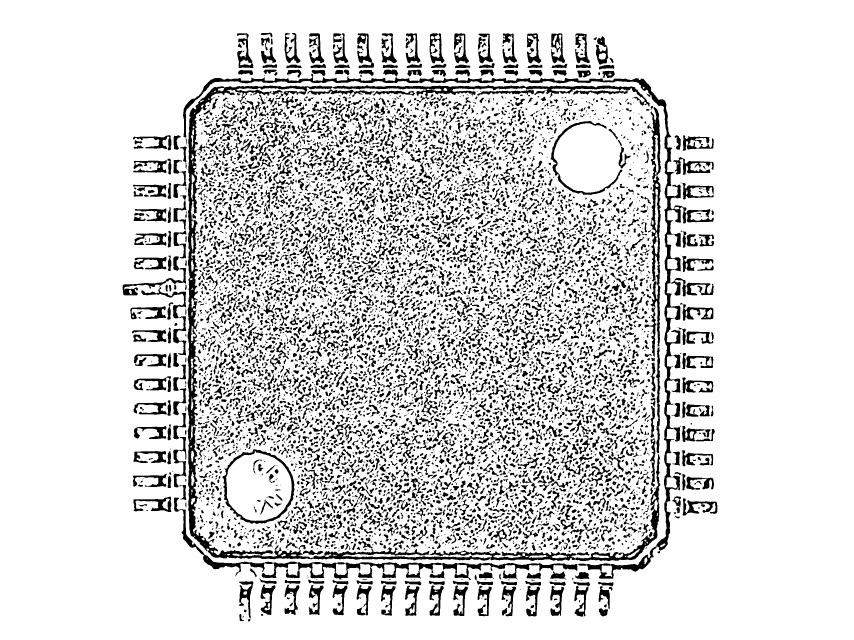
#> input picture Intermediate_steps/002_img1_bw.png, 2560 x 1920 px (shown at 1/3 size)
$ python -i read_ic_text.py   (imports and definitions only)
#> lines starting #> are read from the running program, lines starting #| are printed output that depends on the picture; after the words box and inside, x2 and y2 are one past the last pixel; in counts of white or black regions, pixels touching at a corner belong together
from pathlib import Path
from PIL import Image
import numpy as np
import cv2
import easyocr


def crop(img):
    if isinstance(img, (str, Path)):
        img = Image.open(img)
    elif isinstance(img, np.ndarray):
        img = Image.fromarray(cv2.cvtColor(img, cv2.COLOR_BGR2RGB))


    arr = np.array(img)
    # Convert to grayscale
    gray = np.mean(arr, axis=2)

    # Find dark region
    mask = gray < 50

    # Bounding box in ORIGINAL coords
    coords = np.column_stack(np.where(mask))
    ymin, xmin = coords.min(axis=0)
    ymax, xmax = coords.max(axis=0)

    bbox = (xmin, ymin, xmax, ymax)  # (left, top, right, bottom)
    cropped_img = img.crop(bbox)     # PIL Image

    return cropped_img, bbox


def rgb_to_cmyk(image):
    if isinstance(image, Image.Image):
        img = np.asarray(image).astype(np.float32) / 255.0
    else:
        img = image.astype(np.float32) / 255.0

    # Assume img is RGB (from PIL)
    r = img[..., 0]
    g = img[..., 1]
    b = img[..., 2]

    # CMY
    c = 1 - r
    m = 1 - g
    y = 1 - b

    # Key (black)
    k = np.minimum(np.minimum(c, m), y)

    denom = 1 - k
    denom[denom == 0] = 1  # avoid division by zero

    c = (c - k) / denom
    m = (m - k) / denom
    y = (y - k) / denom

    C = (c * 255).astype(np.uint8)
    M = (m * 255).astype(np.uint8)
    Y = (y * 255).astype(np.uint8)
    K = (k * 255).astype(np.uint8)

    return C, M, Y, K


def mult_cmy(C, M, Y):
    C_f = C.astype(np.float32)
    M_f = M.astype(np.float32)
    Y_f = Y.astype(np.float32)

    # mimic your previous logic: invert Y then multiply
    Y_inv = 255.0 - Y_f

    multiplied = np.clip(C_f * M_f * Y_inv, 0, 255).astype(np.uint8)

    kernel = np.ones((7, 7), np.float32) / 25
    gray_blurred = cv2.filter2D(multiplied, -1, kernel)

    return gray_blurred  # uint8 2D


def clean_gray(img):
    _, binary = cv2.threshold(img, 250, 255, cv2.THRESH_BINARY_INV)

    num_labels, labels, stats, centroids = cv2.connectedComponentsWithStats(
        binary, connectivity=8
    )

    min_area = 250
    mask = np.zeros_like(binary, dtype=np.uint8)

    for label in range(1, num_labels):
        area = stats[label, cv2.CC_STAT_AREA]
        if area >= min_area:
            mask[labels == label] = 255

    cleaned = img.copy()
    cleaned[mask == 0] = 255

    return cleaned  # uint8 2D


def multiply_image(img, factor=1.0, target_short_side=256):
    multiplied = np.clip(img.astype(np.float32) * factor, 0, 255).astype(np.uint8)

    h, w = multiplied.shape[:2]

    if h < w:
        new_h = target_short_side
        scale = new_h / h
        new_w = int(w * scale)
    else:
        new_w = target_short_side
        scale = new_w / w
        new_h = int(h * scale)

    resized = cv2.resize(multiplied, (new_w, new_h), interpolation=cv2.INTER_AREA)
    return resized  # uint8 2D


# [63 lines left out: functions bbox_to_rect, iou, clean_text, merge_by_iou_keep_best, not called in this run]


def ocr_on_img(
    gray_cln_shrink: np.ndarray,
    original_path: str,
    crop_bbox,
    iou_thresh: float = 0.5
):
    if isinstance(original_path, (str, Path)):
        original_path = Path(original_path)
        img_original = cv2.imread(str(original_path))
    else:
        img_original = original_path.copy()
        original_path = None

    # Shapes
    h_s, w_s = gray_cln_shrink.shape[:2]  # shrinked chip
    # cropped chip size:
    xmin_c, ymin_c, xmax_c, ymax_c = crop_bbox
    crop_w = xmax_c - xmin_c
    crop_h = ymax_c - ymin_c

    # Scale shrinked → cropped chip
    scale_x_crop = crop_w / w_s
    scale_y_crop = crop_h / h_s

    # EasyOCR reader
    reader = easyocr.Reader(['en','af','bs','cs','cy','da','de','es','et','fr','ga','hr','hu',
        'id','is','it','la','lt','lv','mi','ms','mt','nl','no','oc','pl',
        'pt','ro','sk','sl','sq','sv','sw','tl','tr','uz','vi','rs_latin'
    ], gpu=False)


    raw = reader.readtext(
        gray_cln_shrink,
        detail=1,
        canvas_size=1280,
        mag_ratio=1.0
    )

    detections = []

    for (bbox, text, conf) in raw:
        t = clean_text(text)

        # bbox in shrinked back to cropped chip coords
        bbox_crop = [[p[0] * scale_x_crop, p[1] * scale_y_crop] for p in bbox]

        # cropped chip back to original coords via crop bbox offset
        xmin0, ymin0, _, _ = crop_bbox
        bbox_orig = [[p[0] + xmin0, p[1] + ymin0] for p in bbox_crop]
        rect_orig = bbox_to_rect(bbox_orig)

        detections.append({
            "rect": rect_orig,
            "bbox_poly": bbox_orig,
            "text": t,
            "conf": float(conf)
        })

    best = merge_by_iou_keep_best(detections, iou_thresh=iou_thresh)


    annotated = img_original.copy()

    for d in best:
        x1, y1, x2, y2 = map(int, d["rect"])
        cv2.rectangle(annotated, (x1, y1), (x2, y2), (0, 255, 0), 1)

        label = f"{d['text']}"
        text_y = y1 - 4
        if text_y < 10:
            text_y = y1 + 15

        cv2.putText(
            annotated, label, (x1, text_y),
            cv2.FONT_HERSHEY_SIMPLEX, 0.60,
            (0, 255, 0), 2,
            cv2.LINE_AA
        )

    print("Detections:")
    for d in best:
        print(d["text"], d["conf"])

    return annotated


def read_ic_text(img):

    # 1) Crop dark chip from original, keep bbox to map back later
    cropped_chip, crop_bbox = crop(img)

    # 2) Convert cropped chip to CMYK
    C, M, Y, _ = rgb_to_cmyk(cropped_chip)

    # 3) Multiply CMY channels and blur
    gray = mult_cmy(C, M, Y)

    # 4) Remove small noise
    gray_cln = clean_gray(gray)

    # 5) Multiply and resize → gray_cln_shrink
    gray_cln_shrink = multiply_image(gray_cln, factor=1.0)


    # 7) OCR on gray_cln_shrink and annotate ORIGINAL args.input
    annotated_img = ocr_on_img(
        gray_cln_shrink=gray_cln_shrink,
        original_path=img,
        crop_bbox=crop_bbox,
        iou_thresh=0.3
    )

    return annotated_img

>>> import cv2
>>> picture = cv2.imread('Intermediate_steps/002_img1_bw.png')
#> picture is the input picture: shape (1920, 2560, 3); 84.7% white; 7770 black regions (2665 under 20 px), largest, box (x1, y1, x2, y2) and area: (562, 256, 1981, 1683) 68082, (549, 209, 2059, 1736) 39221, (522, 1493, 1732, 1741) 18892
>>> result = read_ic_text(picture)
#> in crop, `mask = gray < 50`:
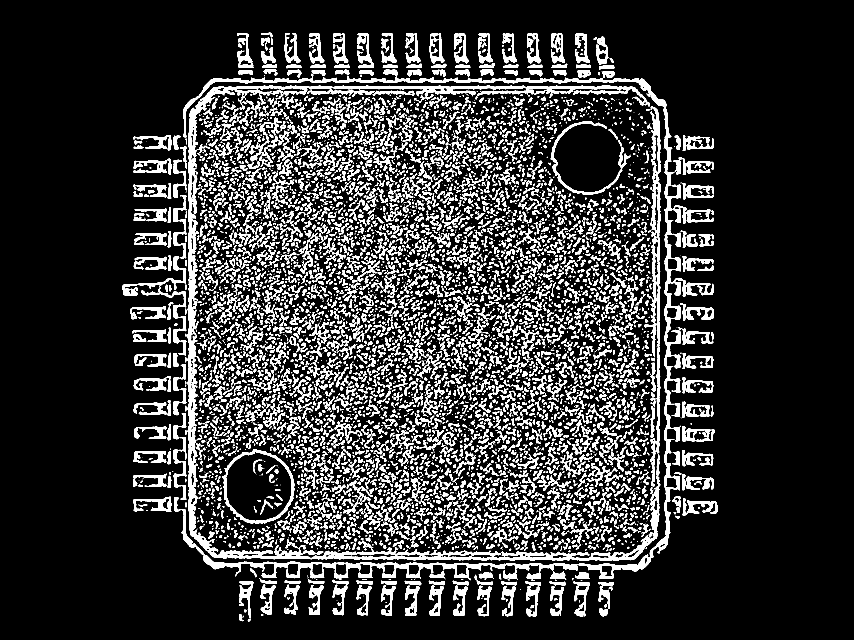
#> mask: shape (1920, 2560) bool (shown at 1/3 size); 15.3% white; 7770 white regions (2665 under 20 px), largest, box (x1, y1, x2, y2) and area: (562, 256, 1981, 1683) 68082, (549, 209, 2059, 1736) 39221, (522, 1493, 1732, 1741) 18892
#> in crop, `coords = np.column_stack(np.where(mask))`: coords = 751690 pairs, first value 98 to 1863, second value 368 to 2151
#> in crop, `ymin, xmin = coords.min(axis=0)`: ymin = 98; xmin = 368
#> in crop, `ymax, xmax = coords.max(axis=0)`: ymax = 1863; xmax = 2151
#> in crop, `bbox = (xmin, ymin, xmax, ymax)`: bbox = (368, 98, 2151, 1863)
#> in crop, `cropped_img = img.crop(bbox)`:
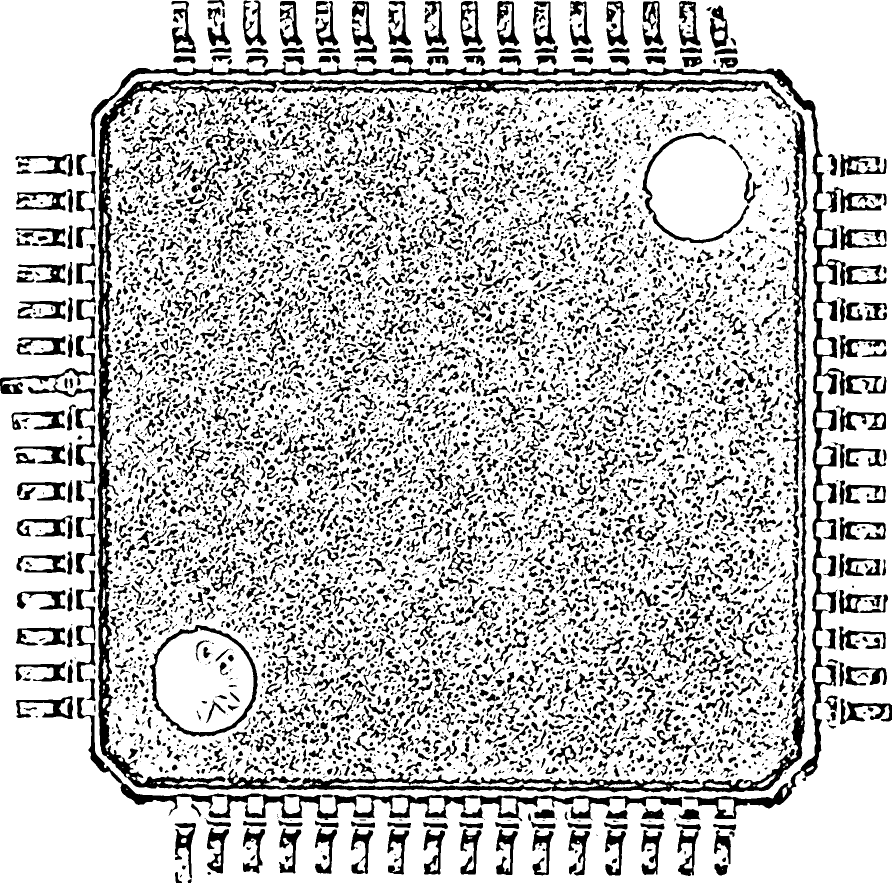
#> cropped_img: PIL image 1783x1765 RGB (shown at 1/2 size); 76.1% white; 7770 black regions (2665 under 20 px), largest, box (x1, y1, x2, y2) and area: (194, 158, 1613, 1585) 68082, (181, 111, 1691, 1638) 39221, (154, 1395, 1364, 1643) 18892
#> in rgb_to_cmyk, `denom[denom == 0] = 1`: denom: shape (1765, 1783) float32; every value is 1
#> in rgb_to_cmyk, `c = (c - k) / denom`: c: shape (1765, 1783) float32; every value is 0
#> in rgb_to_cmyk, `C = (c * 255).astype(np.uint8)`: C: shape (1765, 1783); every value is 0
#> in mult_cmy, `Y_inv = 255.0 - Y_f`: Y_inv: shape (1765, 1783) float32; every value is 255
#> in clean_gray, `_, binary = cv2.threshold(img, 250, 255, cv2.THRESH_BINARY_INV)`: binary: shape (1765, 1783); every value is 255
#> in clean_gray, `num_labels, labels, stats, centroids = cv2.connectedComponentsWithStat..`: labels: shape (1765, 1783) int32; every value is 1
#> in clean_gray, `num_labels, labels, stats, centroids = cv2.connectedComponentsWithStat..`: num_labels = 2; stats = [[-1, 2147483647, 0, 0, 0], [0, 0, 1783, 1765, 3146995]]; centroids = [[nan, nan], [891, 882]]
#> the loop in clean_gray, `for label in range(1, num_labels):` made 1 pass
#> area on pass 1: 3146995
#> in multiply_image, `resized = cv2.resize(multiplied, (new_w, new_h), interpolation=cv2.INT..`: resized: shape (256, 258); every value is 0
#> in ocr_on_img, `xmin_c, ymin_c, xmax_c, ymax_c = crop_bbox`: xmin_c = 368; ymin_c = 98; xmax_c = 2151; ymax_c = 1863
#> in ocr_on_img, `crop_w = xmax_c - xmin_c`: crop_w = 1783
#> in ocr_on_img, `crop_h = ymax_c - ymin_c`: crop_h = 1765
#> in ocr_on_img, `scale_x_crop = crop_w / w_s`: scale_x_crop = 6.91
#> in ocr_on_img, `scale_y_crop = crop_h / h_s`: scale_y_crop = 6.89
#> (the run stopped early here; a loop or call above may not have finished)

$ run again, on Intermediate_steps/003_img2_body.png
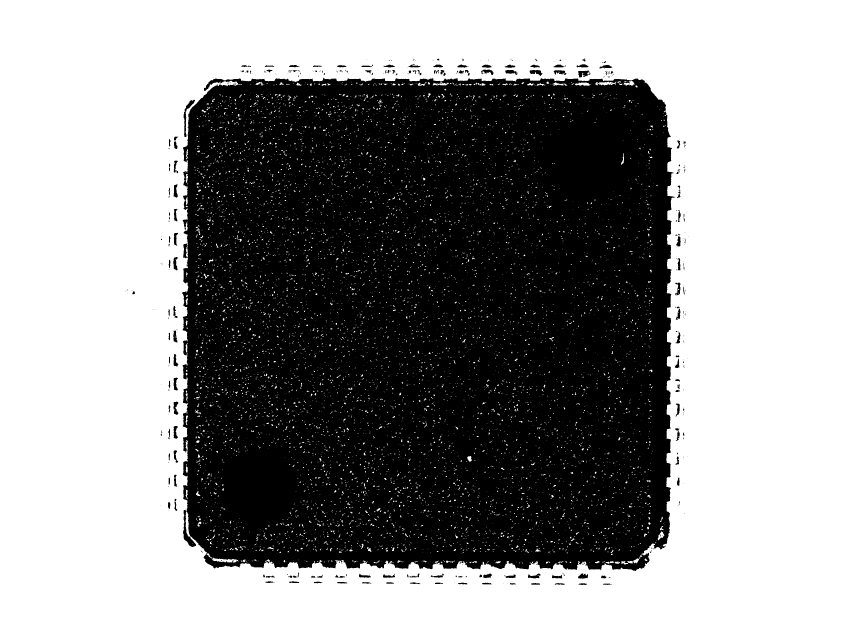
#> input picture Intermediate_steps/003_img2_body.png, 2560 x 1920 px (shown at 1/3 size)
#> picture is the input picture: shape (1920, 2560, 3); 58% white; 417 black regions (269 under 20 px), largest, box (x1, y1, x2, y2) and area: (546, 233, 2024, 1713) 2046156, (551, 299, 585, 411) 794, (1734, 212, 1768, 232) 449
#> coords = 2065984 pairs, first value 174 to 1754, second value 377 to 2064
#> ymin = 174; xmin = 377
#> ymax = 1754; xmax = 2064
#> bbox = (377, 174, 2064, 1754)
#> in crop, `cropped_img = img.crop(bbox)`:
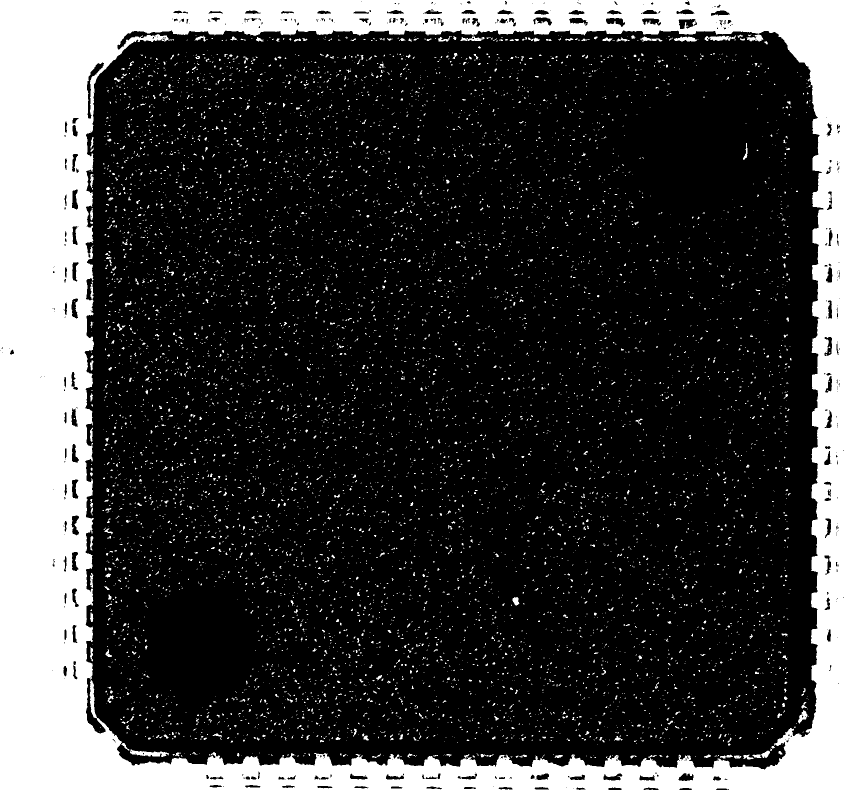
#> cropped_img: PIL image 1687x1580 RGB (shown at 1/2 size); 22.5% white; 7675 white regions (7256 under 20 px), largest, box (x1, y1, x2, y2) and area: (0, 0, 1687, 1580) 546182, (260, 1499, 338, 1514) 589, (1409, 71, 1472, 82) 410
#> denom: shape (1580, 1687) float32; every value is 1
#> C: shape (1580, 1687); every value is 0
#> Y_inv: shape (1580, 1687) float32; every value is 255
#> binary: shape (1580, 1687); every value is 255
#> labels: shape (1580, 1687) int32; every value is 1
#> num_labels = 2; stats = [[-1, 2147483647, 0, 0, 0], [0, 0, 1687, 1580, 2665460]]; centroids = [[nan, nan], [843, 789.5]]
#> the loop in clean_gray, `for label in range(1, num_labels):` made 1 pass
#> area on pass 1: 2665460
#> resized: shape (256, 273); every value is 0
#> xmin_c = 377; ymin_c = 174; xmax_c = 2064; ymax_c = 1754
#> crop_w = 1687
#> crop_h = 1580
#> scale_x_crop = 6.18
#> scale_y_crop = 6.17
